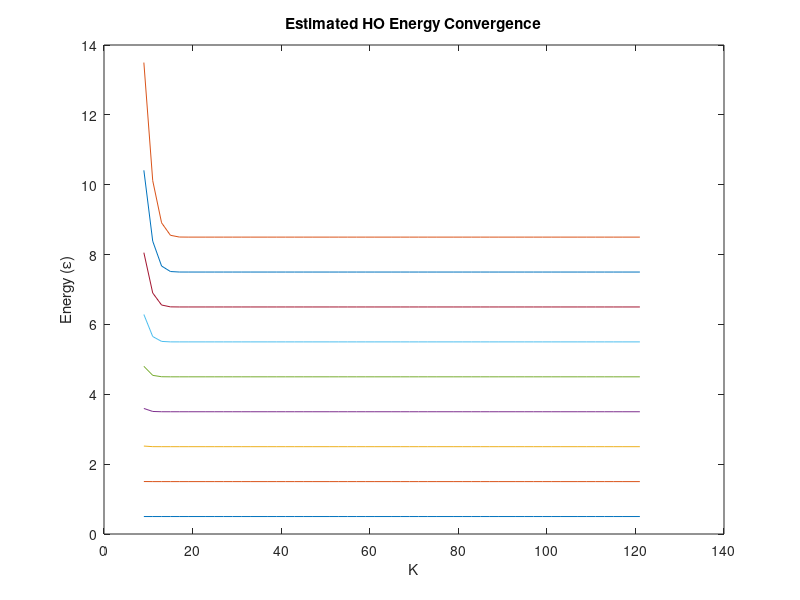

Write MATLAB code to recreate this figure.
%% Problem 1 part (ii)
clear all;
close all;
clc;

alpha=2;
alpha2=alpha^2;
% the spacing btw basis fn peaks
spacing=0.5;

% K is the total number of basis fns
K = 9;
n = (K - 1) / 2;

% S is out overlap matrix
S = zeros(K,K);
% H is our Hamiltonian matrix
H = zeros(K,K);

% Calculate matrix elements
for A=1:K
    xA = spacing*(-n+A-1);
    for B=1:K
        xB = spacing*(-n+B-1);
        
        deltax = xA-xB;
        deltax2 = deltax^2;
        
        sumx = xA+xB;
        sumx2 = sumx^2;
        
        S(A,B) = sqrt(pi/(2*alpha))*exp(-0.5*alpha*deltax2);
        H(A,B) = 0.5*S(A,B)*(alpha - alpha2*deltax2 ...
            + 0.25*(1/alpha + sumx2));
    end
end

% Solve for energies (eigenvalues) and
% wavefunction basis coeff (eigenvectors)
Sinv = inv(S);
SinvH = Sinv*H;
[U D] = eig(SinvH);
eigs = diag(D);
[eigsort index] = sort(eigs);

fprintf('First 9 HO Energy Levels\n');
for i = 1:9
    fprintf('%d : %.4f\n', i-1, eigsort(i));
end


%% Problem 1 part (iii)
clear all;
close all;
clc;

alpha=2;
alpha2=alpha^2;
% the spacing btw basis fn peaks
spacing=0.5;

KArray = 9:2:121;
energies = zeros(length(KArray), 9);
i = 1;
for K = KArray
    % K is the total number of basis fns
    n = (K - 1) / 2;

    % S is out overlap matrix
    S = zeros(K,K);
    % H is our Hamiltonian matrix
    H = zeros(K,K);

    % Calculate matrix elements
    for A=1:K
        xA = spacing*(-n+A-1);
        for B=1:K
            xB = spacing*(-n+B-1);

            deltax = xA-xB;
            deltax2 = deltax^2;

            sumx = xA+xB;
            sumx2 = sumx^2;

            S(A,B) = sqrt(pi/(2*alpha))*exp(-0.5*alpha*deltax2);
            H(A,B) = 0.5*S(A,B)*(alpha - alpha2*deltax2 ...
                + 0.25*(1/alpha + sumx2));
        end
    end

    % Solve for energies (eigenvalues) and
    % wavefunction basis coeff (eigenvectors)
    Sinv = inv(S);
    SinvH = Sinv*H;
    [U D] = eig(SinvH);
    eigs = diag(D);
    [eigsort index] = sort(eigs);
    
    energies(i, :) = transpose(eigsort(1:9));
    i = i+1;
end

plot(KArray, energies);
title('Estimated HO Energy Convergence');
xlabel('K');
ylabel('Energy (\epsilon)');


